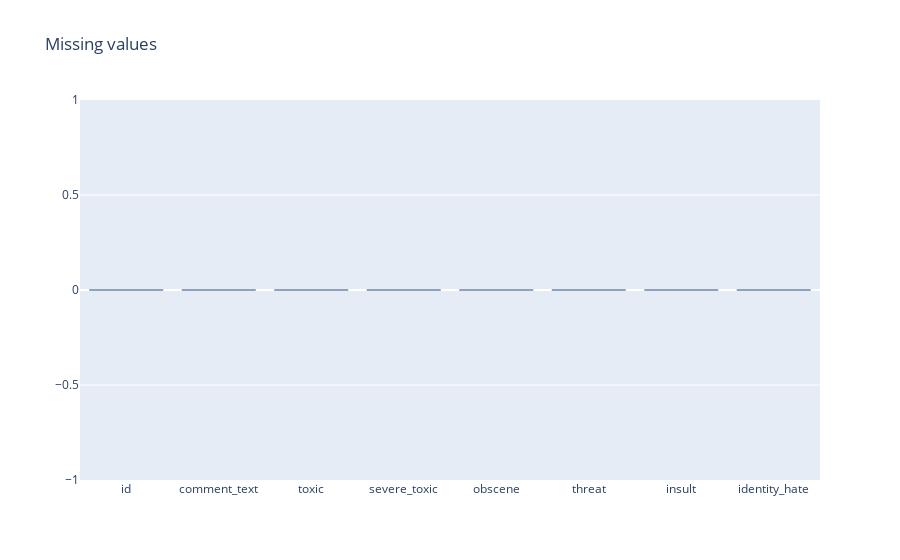

Write notebook code for a chart like this one.
### Markdown cell above
- Check NaNs

### Code cell
import plotly.graph_objects as go

fig = go.Figure([go.Bar(x=trainDf.columns, y=np.sum(trainDf.isna().values, axis=0))])
fig.update_traces(marker_color='rgb(158,202,225)', marker_line_color='rgb(8,48,107)',
                  marker_line_width=1.5, opacity=0.6)
fig.update_layout(title_text='Missing values')
fig.show()

### Figure 1 — Plotly figure (JSON) as saved in the notebook; plotly's stock layout.template omitted (floating-point values rounded to 4 significant figures)
{"data": [{"marker": {"color": "rgb(158,202,225)", "line": {"color": "rgb(8,48,107)", "width": 1.5}}, "opacity": 0.6, "type": "bar", "x": ["id", "comment_text", "toxic", "severe_toxic", "obscene", "threat", "insult", "identity_hate"], "y": [0, 0, 0, 0, 0, 0, 0, 0]}], "layout": {"title": {"text": "Missing values"}}}
